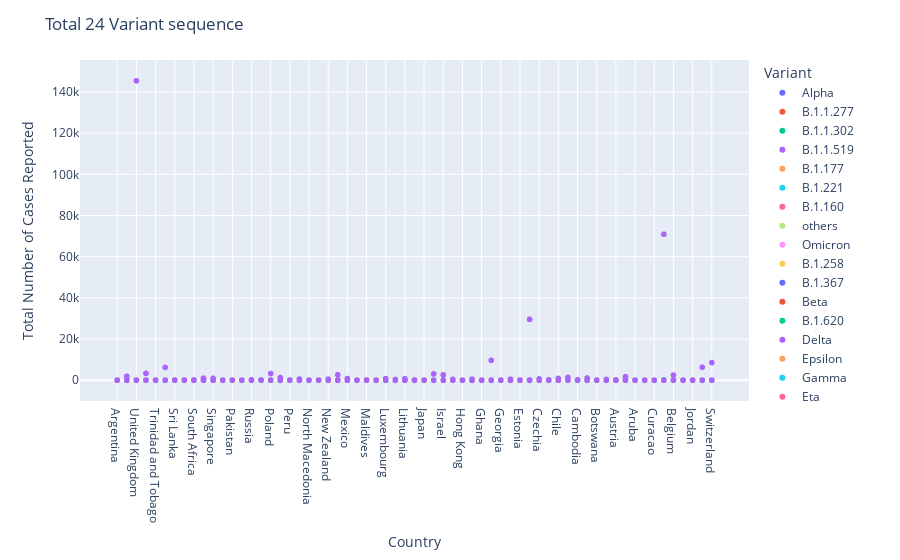

Notebook code cell kept with this figure:
### Code cell
fig = px.scatter(df_test.sort_values('Total Number of Cases Reported').reset_index(drop=True), x="Country", y="Total Number of Cases Reported", color='Variant', hover_name='From date u')
#fig.data[0].area.color = 'rgb(0, 0, 0)'
#fig.u="Total "+str(len(fig.data))+ "Variant sequence"
fig.update_layout(
    title="Total "+str(len(fig.data))+ " Variant sequence")
fig.show()
